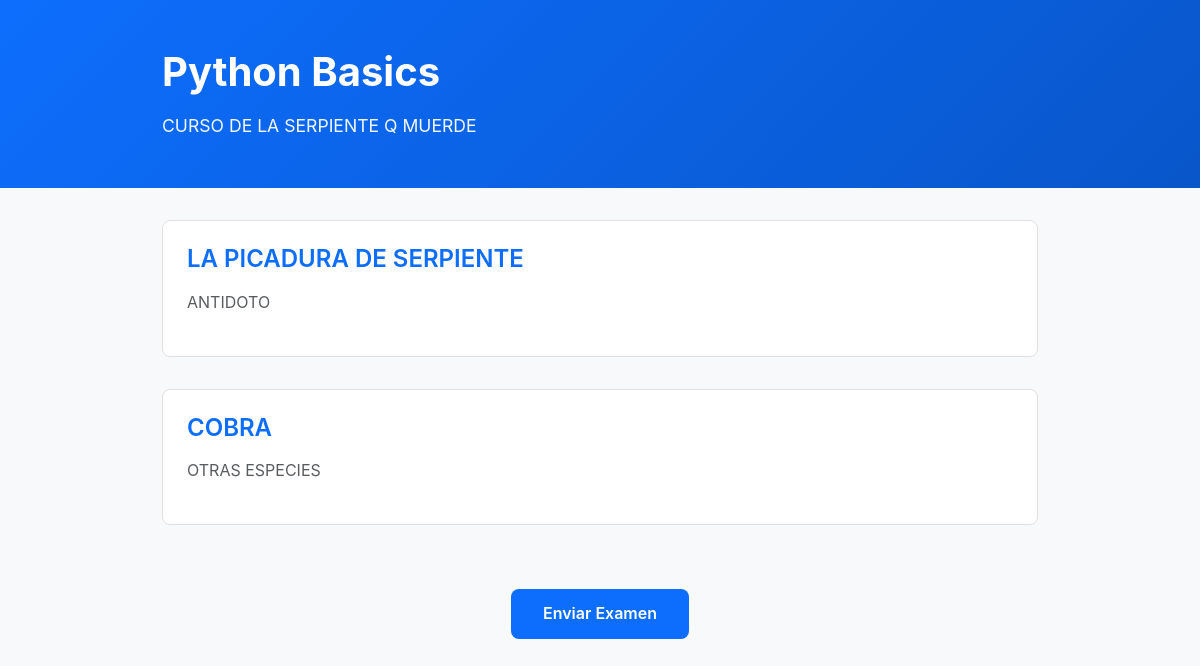
The page /course/1 on the database its author committed.
### onlinecourse/models.py (models this page shows, shortened)
class Course(models.Model):
    name = models.CharField(max_length=255)
    description = models.TextField()
    instructor = models.ForeignKey(Instructor, on_delete=models.CASCADE, null=True, blank=True)
    created_at = models.DateTimeField(auto_now_add=True)
    class Meta:
        ordering = ['-created_at']

class Lesson(models.Model):
    course = models.ForeignKey(Course, on_delete=models.CASCADE)
    title = models.CharField(max_length=255)
    content = models.TextField()
    order = models.IntegerField(default=0)
    created_at = models.DateTimeField(auto_now_add=True)
    class Meta:
        ordering = ['order']

### onlinecourse/templates/onlinecourse/course_details_bootstrap.html (shortened to what this page needs)
<!doctype html>
<html lang="es">
  <head>
    <link
      href="https://cdn.jsdelivr.net/npm/bootstrap@5.3.0/dist/css/bootstrap.min.css"
      rel="stylesheet"
    />
  </head>
  <body>
    <div class="course-header">
      <div class="container-lg">
        <h1>{{ course.name }}</h1>
        <p>{{ course.description }}</p>
      </div>
    </div>
    <div class="container-lg">
      <form method="POST" action="{% url 'onlinecourse:submit' course.id %}">
        {% for lesson in course.lesson_set.all %}
        <div class="lesson-card">
          <h2 class="lesson-title">{{ lesson.title }}</h2>
          <p class="text-muted">{{ lesson.content }}</p>
        </div>
        {% endfor %}
        <div class="text-center">
          <button type="submit" class="submit-btn">Enviar Examen</button>
        </div>
      </form>
    </div>
  </body>
</html>

### onlinecourse/templates/onlinecourse/course_details_bootstrap.html (style rules this page uses)
:root { --primary-color: #0d6efd; --secondary-color: #6c757d; --success-color: #198754; --danger-color: #dc3545; }
body { background-color: #f8f9fa; font-family: -apple-system, BlinkMacSystemFont, 'Segoe UI', Roboto, sans-serif; line-height: 1.6; }
.course-header { background: linear-gradient( 135deg, var(--primary-color) 0%, #0956ca 100% ); color: white; padding: 3rem 0; margin-bottom: 2rem; }
.course-header h1 { font-size: 2.5rem; font-weight: 700; margin-bottom: 1rem; }
.course-header p { font-size: 1.1rem; opacity: 0.95; margin: 0; }
.lesson-card { background: white; border: 0.5px solid #e0e0e0; border-radius: 0.5rem; margin-bottom: 2rem; padding: 1.5rem; }
.lesson-title { font-size: 1.5rem; font-weight: 600; margin-bottom: 1rem; color: var(--primary-color); }
.submit-btn { background-color: var(--primary-color); color: white; border: none; padding: 0.75rem 2rem; font-size: 1rem; font-weight: 600; border-radius: 0.5rem; cursor: pointer; transition: all 0.3s; margin-top: 2rem; }
.container-lg { max-width: 900px; }

### rows shown on the page
Course: name "Python Basics", description "CURSO DE LA SERPIENTE Q MUERDE"
Lesson: title "LA PICADURA DE SERPIENTE", content "ANTIDOTO"
Lesson: title "COBRA", content "OTRAS ESPECIES"
